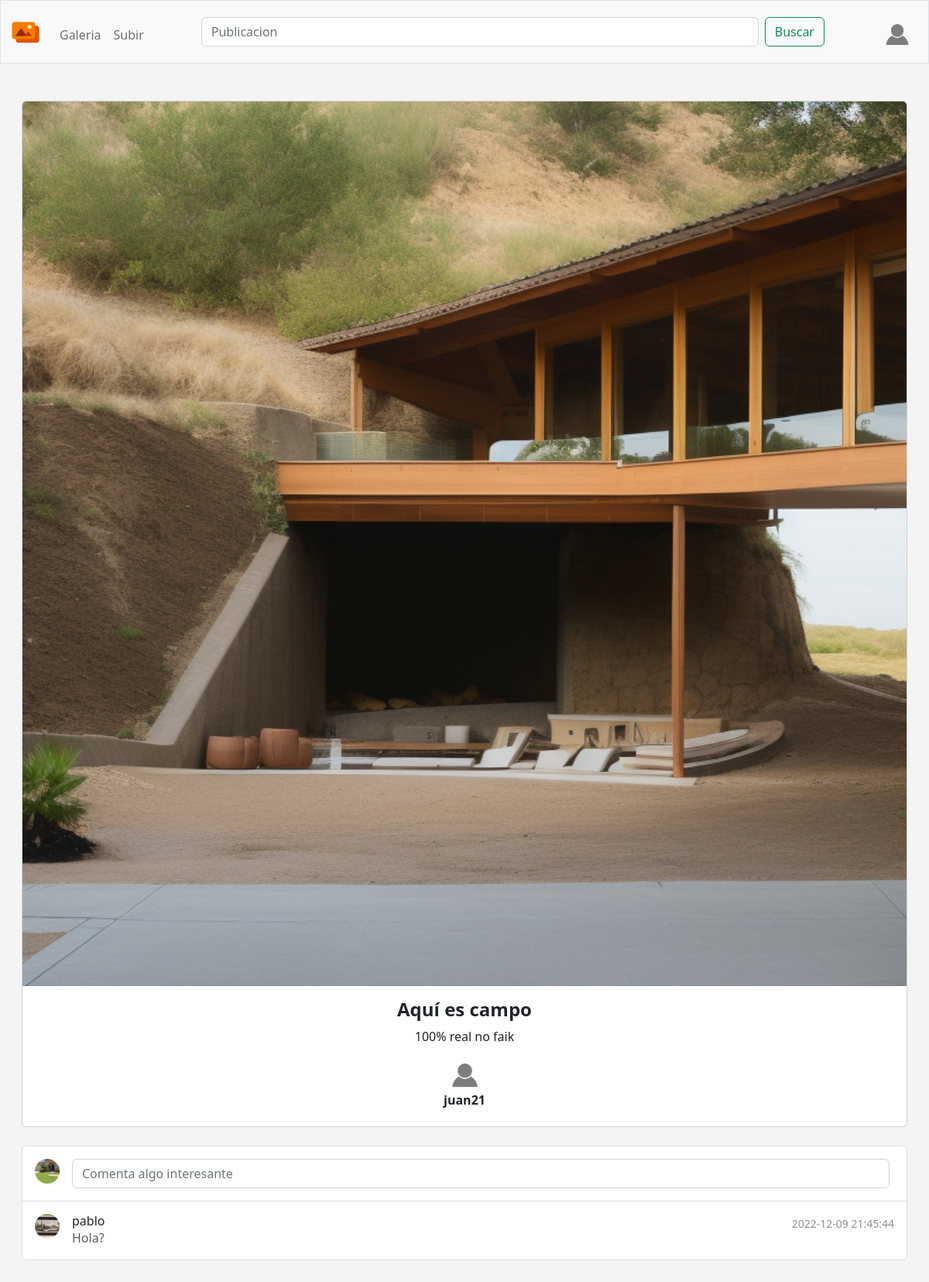
The page /image?public=13 (signed in) on the database its author committed.
### tables this page shows
CREATE TABLE 'public' ('id' INTEGER PRIMARY KEY AUTOINCREMENT NOT NULL, 'user_id' INTEGER NOT NULL, 'title' TEXT NOT NULL, 'ruta' TEXT NOT NULL, 'description' TEXT NOT NULL DEFAULT 'Un pajaro', 'privacidad' TEXT NOT NULL DEFAULT 'public', 'likes' INTEGER NOT NULL DEFAULT 0);

CREATE TABLE 'users' ('id' INTEGER PRIMARY KEY AUTOINCREMENT NOT NULL, 'username' TEXT NOT NULL, 'hash' TEXT NOT NULL, 'profile' TEXT NOT NULL DEFAULT '/static/profile/default-profile.png', 'correo' TEXT NOT NULL DEFAULT 'person@example.com');

CREATE TABLE 'comentarios' ('id' INTEGER PRIMARY KEY AUTOINCREMENT NOT NULL, 'user_id' INTEGER NOT NULL, 'public_id' INTEGER NOT NULL, 'comentario' TEXT NOT NULL DEFAULT 'Un pajaro',date TIMESTAMP DEFAULT CURRENT_TIMESTAMP);

### app.py (the view)
@app.route('/image')
@login_required
def image_function():
    user_id = session["user_id"]
    publicacion_id = request.args.get('public')
    perfil_local = db.execute(
        "SELECT profile FROM users WHERE id = ?", user_id)
    image_db = db.execute(
        "SELECT public.id, public.title, public.ruta, public.description, users.username, users.profile, users.id AS user_id FROM public INNER JOIN users ON public.user_id=users.id WHERE public.id = ?", publicacion_id)
    comentarios_db = db.execute(
        "SELECT comentarios.comentario, comentarios.date, comentarios.id, users.username, users.profile, users.id AS usuario, public.id AS publicacion FROM comentarios INNER JOIN users ON users.id = comentarios.user_id INNER JOIN public ON public.id = comentarios.public_id WHERE public.id = ? ORDER BY comentarios.date", publicacion_id
    )
    return render_template("imagen.html", imagen=image_db, publicacion=publicacion_id, comentarios = comentarios_db, usuario=perfil_local)

### app.py (called while the page is built)
@app.after_request
def after_request(response):
    response.headers["Cache-Control"] = "no-cache, no-store, must-revalidate"
    response.headers["Expires"] = 0
    response.headers["Pragma"] = "no-cache"
    return response

### mark.py (called while the page is built)
def login_required(f):
    @wraps(f)
    def decorated_function(*args, **kwargs):
        if session.get("user_id") is None:
            return redirect("/login")
        return f(*args, **kwargs)
    return decorated_function

### templates/imagen.html (shortened to what this page needs)
{% extends "layout.html" %}
{% block main %}
{% for public in imagen %}
<div class="row mx-1 imagen">
  <div class="col-md-12 mb-4">
    <div class="card card-cascade wider reverse">
      <div class="view view-cascade overlay">
        <img class="card-img-top" src='{{ public["ruta"] }}' alt="Card image cap">
      </div>
      <div class="card-body card-body-cascade text-center">
        <h4 class="card-title"><strong>{{ public["title"] }}</strong></h4>
        <p class="card-text">
          {{ public["description"] }}
        </p>
        <a href='profile?perfil={{ public["user_id"] }}'><img class="btn-md perfil" src='{{ public["profile"] }}'
            alt=""></a>
        <h6 class="card-title"><strong>{{ public["username"] }}</strong></h6>
      </div>
    </div>
  </div>
</div>
<div class="row mx-1 imagen">
  <div class="col-md-12 mb-4">
    <div class=" list-group w-auto imagen">
      <div class="list-group-item list-group-item-action d-flex gap-3 py-3" aria-current="true">
        <img src='{{ usuario[0]["profile"] }}' alt="imagen" width="32" height="32" class="rounded-circle flex-shrink-0">
        <div class="d-flex gap-2 w-100 justify-content-between">
          <form action="/comentar?public={{ publicacion }}" method="post">
            <input class="form-control me-2 comentarioimput" type="text" placeholder="Comenta algo interesante" aria-label="Search"
              name="comentario">
          </form>
        </div>
      </div>
      {% for comentario in comentarios %}
      <div class="list-group-item list-group-item-action d-flex gap-3 py-3" aria-current="true">
        <a href='profile?perfil={{ comentario["usuario"] }}'><img src='{{ comentario["profile"] }}' alt="twbs" width="32"
            height="32" class="rounded-circle flex-shrink-0"></a>
        <div class="d-flex gap-2 w-100 justify-content-between">
          <div>
            <h6 class="mb-0 text-start">{{ comentario["username"] }}</h6>
            <p class=" text-start mb-0 opacity-75">{{ comentario["comentario"] }}</p>
          </div>
          <div>
            <small class="opacity-50 text-nowrap">{{ comentario["date"] }}</small>
          </div>
        </div>
      </div>
      {% endfor %}
    </div>
  </div>
</div>
{% endfor %}
{% endblock %}

### static/styles.css (style rules this page uses)
body { background: #f4f4f4; }
.perfil { border-radius: 50%; height: 45px; width: 45px; }
a:link, a:visited, a:active { text-decoration: none; }
.comentarioimput { position: relative; width: 88vw; }

### rows shown on the page
public: ruta (picture), title "Aquí es campo", description "100% real no faik", profile (placeholder picture), username "juan21", profile (picture)
comentarios: profile (picture), username "pablo", comentario "Hola?", date "2022-12-09 21:45:44"
